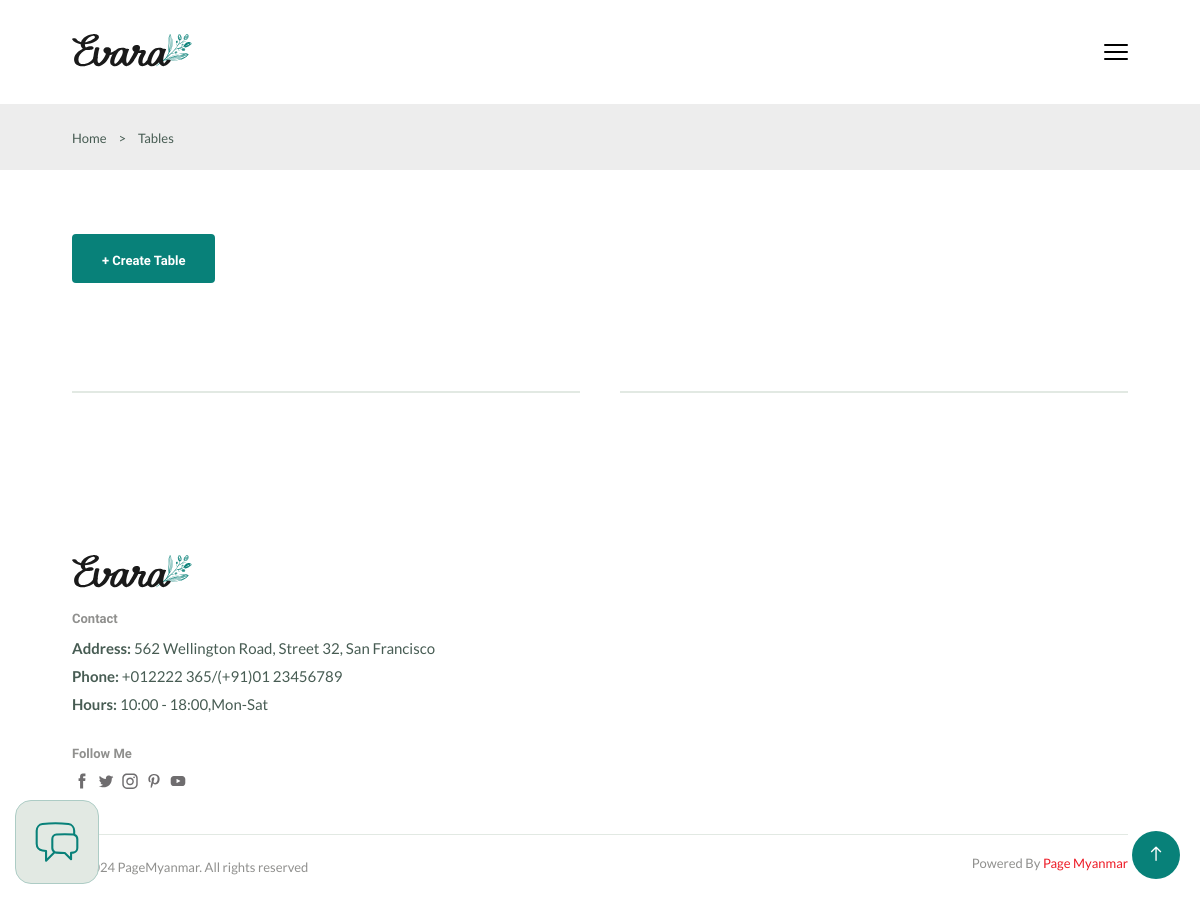
The page /tables/ (signed in) on the database as committed earlier.
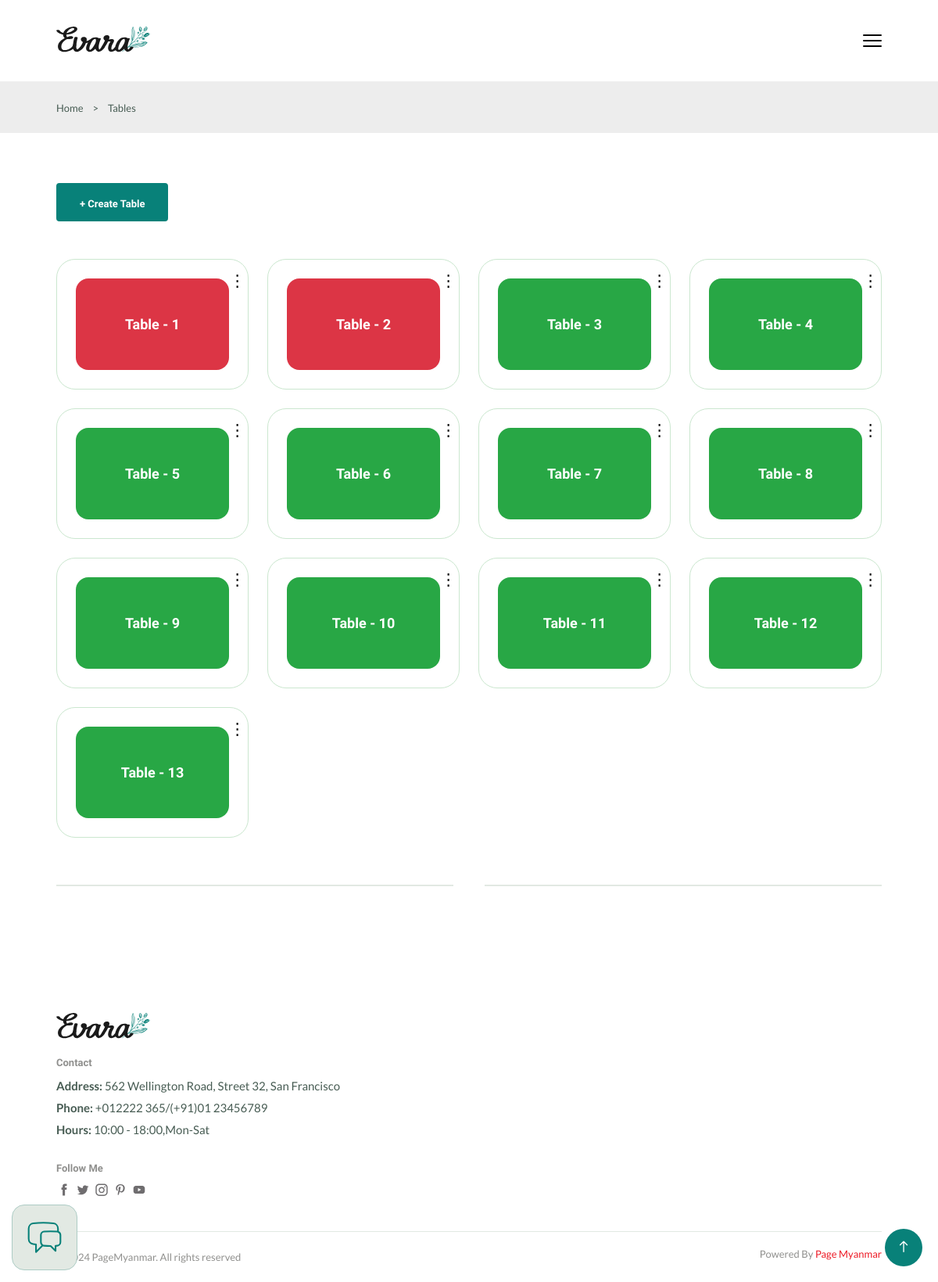
The same page on the database as committed later.
### app/models.py (models this page shows, shortened)
class TableModel(models.Model):
    name = models.CharField(max_length=200)
    status = models.BooleanField(default=False)
    created_at = models.DateTimeField(auto_now_add=True)
    updated_at = models.DateTimeField(auto_now=True)

### app/views.py (the view)
# urls.py: path('tables/',Tables),
@login_required(login_url=settings.LOGIN_URL)
@role_permission_required('app.view_tablemodel')
def Tables(request):
    tables = TableModel.objects.all()
    context = {
        'tables':tables
    }
    return render(request, 'tables.html', context)

### app/context_processors.py (called while the page is built, shortened)
def Counts(request):
    table_id = request.resolver_match.kwargs.get('id')  # Get `id` from the URL kwargs
    return {
        'cart_count': 0,
    }

### app/templatetags/custom_permissions.py (called while the page is built)
@register.filter
def has_role_permission(user, permission_codename):
    if user.is_authenticated and hasattr(user, 'has_permission'):
        return user.has_permission(permission_codename)
    return False

### authentication/models.py (called while the page is built)
    def has_permission(self, perm_codename):
        if self.role:
            return self.role.permissions.filter(codename=perm_codename).exists()
        return False

### templates/tables.html (shortened to what this page needs)
{% extends 'components/base.html' %}
{% block body %}
<section class="breadcrumb">
    <ul class="breadcrumb__list flex container">
        <li><a href="/" class="breadcrumb__link">Home</a></li>
        <li><span class="breadcrumb__link">></span></li>
        <li><span class="breadcrumb__link">Tables</span></li>
    </ul>
</section>
<section class="table__cards section--lg container">
    <button class="btn btn-md" style="margin-bottom: 3rem;" onclick="window.location.href='/create-table/'">+ Create Table</button>
    <div class="table__card--group grid">
        {% for table in tables %}
        <div class="table__card" id="table-card-{{table.id}}">
            <a href="/order/{{table.id}}/" class="table__card--banner">
                <h4 class="table__card--title"
                    style="background-color: {% if table.status == True %}#dc3545{% else %}#28a745{% endif %};">
                    {{table.name}}</h4>
            </a>
            <button class="table__card--dot">&#8942;</button>
        </div>
        {% endfor %}
    </div>
    <div class="divider">
        <i class="fi fi-rs-fingerprint"></i>
    </div>
</section>
{% endblock %}

### templates/components/base.html (shortened to what this page needs)
<!DOCTYPE html>
{% load static %}
<html lang="en">
<head>
    {% include 'components/css.html' %}
</head>
<body>
    {% include 'components/message.html' %}
    {% include 'components/header.html' %}
    <main class="main">
        {% block body %}{% endblock %}
        {% include 'components/chat.html' %}
    </main>
    {% include 'components/footer.html' %}
    {% include 'components/scroll-to-top.html' %}
</body>
</html>

### templates/components/favicon.html (shortened to what this page needs)
{% load static %}

### templates/components/css.html
{% load static %}
<link rel='stylesheet' href='https://cdn-uicons.flaticon.com/uicons-regular-straight/css/uicons-regular-straight.css'>
<link rel="stylesheet" href="https://cdn.jsdelivr.net/npm/swiper@9/swiper-bundle.min.css" />
<link rel="stylesheet" href="{% static 'css/style.css' %}" />
<link rel="stylesheet" href="{% static 'css/linearicons.min.css' %}">

### templates/components/message.html (shortened to what this page needs)
{% load static %}
<link rel="stylesheet" href="{% static 'css/sweetalert2.min.css' %}">

### templates/components/header.html (shortened to what this page needs)
{% load static %}
{% load custom_permissions %}
<nav class="nav container">
    <a href="/" class="nav__logo">
        <img src="{% static 'img/logo.svg' %}" alt="" class="nav__logo-img">
    </a>
    <div class="header__user-actions">
        <div class="header__action-btn nav__toggle" id="nav-toggle">
            <img src="{% static 'img/menu-burger.svg' %}" alt="">
        </div>
    </div>
</nav>

### templates/components/chat.html (shortened to what this page needs)
<div id="chat" class="chat">
    <div id="chat_icon">
        <button id="chat_open" class="chat__icon">
        </button>
    </div>
</div>

### templates/components/footer.html
{% load static %}
<footer class="footer container">
    <div class="footer__container grid">
      <div class="footer__content">
        <a href="/" class="footer__logo">
          <img src="{% static 'img/logo.svg' %}" alt="" class="footer__logo-img">
        </a>
        <h4 class="footer__subtitle">Contact</h4>
        <p class="footer__description">
          <span>Address:</span> 562 Wellington Road, Street 32, San Francisco
        </p>
        <p class="footer__description">
          <span>Phone:</span> +012222 365/(+91)01 23456789
        </p>
        <p class="footer__description">
          <span>Hours:</span> 10:00 - 18:00,Mon-Sat
        </p>
        <div class="footer__social">
          <h4 class="footer__subtitle">Follow Me</h4>
          <div class="footer__social-links flex">
            <a href="">
              <img src="{% static 'img/icon-facebook.svg' %}" alt="" class="footer__social-icon">
            </a>
            <a href="">
              <img src="{% static 'img/icon-twitter.svg' %}" alt="" class="footer__social-icon">
            </a>
            <a href="">
              <img src="{% static 'img/icon-instagram.svg' %}" alt="" class="footer__social-icon">
            </a>
            <a href="">
              <img src="{% static 'img/icon-pinterest.svg' %}" alt="" class="footer__social-icon">
            </a>
            <a href="">
              <img src="{% static 'img/icon-youtube.svg' %}" alt="" class="footer__social-icon">
            </a>
          </div>
        </div>
      </div>
    </div>
    <div class="footer__bottom">
      <p class="copyright">&copy; 2024 PageMyanmar. All rights reserved</p>
      <span class="designer">Powered By <a href="https://pagemyanmar.com" style="color:#ed1b26;">Page Myanmar</a></span>
    </div>
  </footer>

### templates/components/scroll-to-top.html
<div id="scrollToTop" class="scroll-to-top">
    <i class="lnr lnr-arrow-up"></i>
</div>

### templates/components/js.html (shortened to what this page needs)
{% load static %}

Rows that differ between the two databases and show on the page:
added TableModel: name "Table - 1", status True (drawn)
added TableModel: name "Table - 2", status True (drawn)
added TableModel: name "Table - 3"
added TableModel: name "Table - 4"
added TableModel: name "Table - 5"
added TableModel: name "Table - 6"
added TableModel: name "Table - 7"
added TableModel: name "Table - 8"
added TableModel: name "Table - 9"
added TableModel: name "Table - 10"
added TableModel: name "Table - 11"
added TableModel: name "Table - 12"
added TableModel: name "Table - 13"
